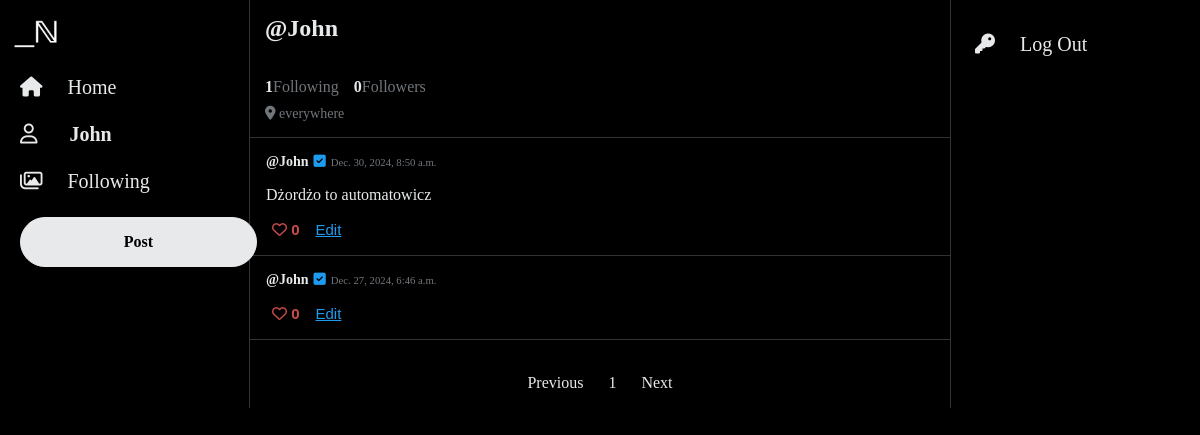
/profile/6 (signed in), run on an earlier commit of the app's database.
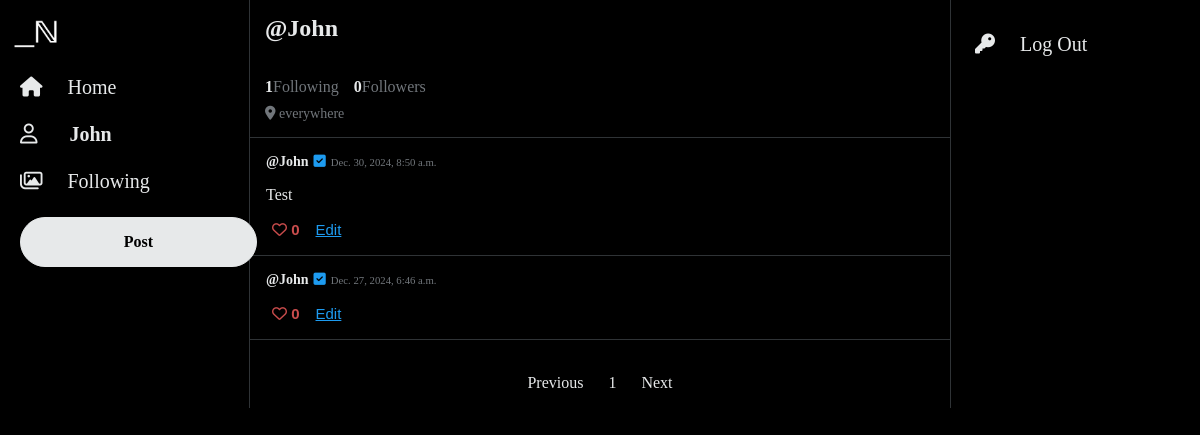
And on a later commit of the database.
### network/models.py (models this page shows, shortened)
class Tweet(models.Model):
    author = models.ForeignKey(User, on_delete=models.CASCADE)
    tweetText = models.CharField(max_length=255)
    posted = models.DateTimeField(auto_now_add=True)
    like = models.ManyToManyField(User, blank=True, related_name="likes")

class User(AbstractUser):
    pass

### network/views.py (the view)
# urls.py: path("profile/<int:user_id>", views.profile, name="profile"),
@login_required(redirect_field_name='my_redirect_field')
def profile(request, user_id):
    profile = User.objects.get(id=user_id)
    if Follow.objects.filter(user=user_id, followed_by=request.user).exists():
        following_status = True
    else:
        following_status = False
    followList = []
    following = request.user.following.all()
    for x in following:
        followList.append(x.user.id)
    tweets = Tweet.objects.filter(author=user_id).order_by('-posted')
    paginator = Paginator(tweets, 10)
    page_number = request.GET.get('page')
    page_obj = paginator.get_page(page_number)
    return render(request, "network/profile.html", {
        "page_obj": page_obj,
        "viewed_profile": profile.username,
        "viewed_profile_id": user_id,
        "tweets": tweets,
        "following": profile.following.all().count(),
        "followedBy": Follow.objects.filter(user=user_id).count(),
        "following_status": following_status
    })

### network/templates/network/profile.html (shortened to what this page needs)
{% extends "network/layout.html" %}
{% block body %}
<div class="profile">
   <h2 style="margin-top: 0;" data-id="{{viewed_profile_id}}">@{{viewed_profile}}</h2>
   <div class="profile-box">
   <div>
      <div style="display: flex;">
         <p class="follow-number">{{following}}</p> <p class="text-profile">Following</p> <p class="follow-number">{{followedBy}}</p> <p class="text-profile">Followers</p>
      </div>
   <span class="everywhere"><i class="fa-solid fa-location-dot"></i> everywhere</span>
   </div>
   </div>
</div>
<div class="container">
   {% for tweet in page_obj %}
   <div class="post">
      <div class="card" data-id="{{tweet.id}}">
         <div class="card-body rounded">
            <div class="card-info">
            <a class="card-title" href="{% url 'profile' user_id=tweet.author.id%}"><strong>@{{ tweet.author }}</strong></a>
            <i class="fa-solid fa-square-check" id="check"></i>
            <h6 class="card-subtitle">{{tweet.posted}}</h6>
            </div>
            <p class="card-text" id="tweetText">{{tweet.tweetText}}</p>
            {% if user.username in tweet.like.all|stringformat:'s' %}
            <button class="button-like" id="foo-like">
               <i class="fa-solid fa-heart"></i>&nbsp;<span id="number">{{ tweet.like.all.count }}</span>
            </button>
            {% else %}
            <button class="button-secondary" id="foo">
               <i class="fa-regular fa-heart"></i>&nbsp;<span id="number">{{ tweet.like.all.count }}</span>
            </button>
            {% endif %}
            {% if user.username == tweet.author|stringformat:'s' %}
            <button class="button-edit" id="edit">  Edit</button>
            {% endif %}
         </div>
      </div>
   </div>
   {% endfor %}
   <br>
   <nav aria-label="Page">
      <ul class="pagination">
         {% if page_obj.has_previous %}
         <li class="page-item">
            <a class="page-link" href="?page={{ page_obj.previous_page_number }}">Previous</a>
         </li>
         {% else %}
         <li class="page-item disabled">
            <a class="page-link disabled" href="#" tabindex="-1" aria-disabled="True">Previous</a>
         </li>
         {% endif %}
         {% for i in page_obj.paginator.page_range %}
         {% if page_obj.number == i %}
         <li class="page-item active" aria-current="page">
            <span class="page-link">
               {{ i }}
            </span>
         </li>
         {% else %}
         <li class="page-item"><a class="page-link" href="?page={{ i }}">{{ i }}</a></li>
         {% endif %}
         {% endfor %}
         {% if page_obj.has_next %}
         <li class="page-item">
            <a class="page-link" href="?page={{ page_obj.next_page_number }}">Next</a>
         </li>
         {% else %}
         <li class="page-item disabled">
            <a class="page-link disabled" href="#" tabindex="-1" aria-disabled="True">Next</a>
         </li>
         {% endif %}
      </ul>
   </nav>
</div>
{% endblock %}

What changed in the data, as far as the page shows it:
changed Tweet: tweetText "Dżordżo to automatowicz" → "Test"
